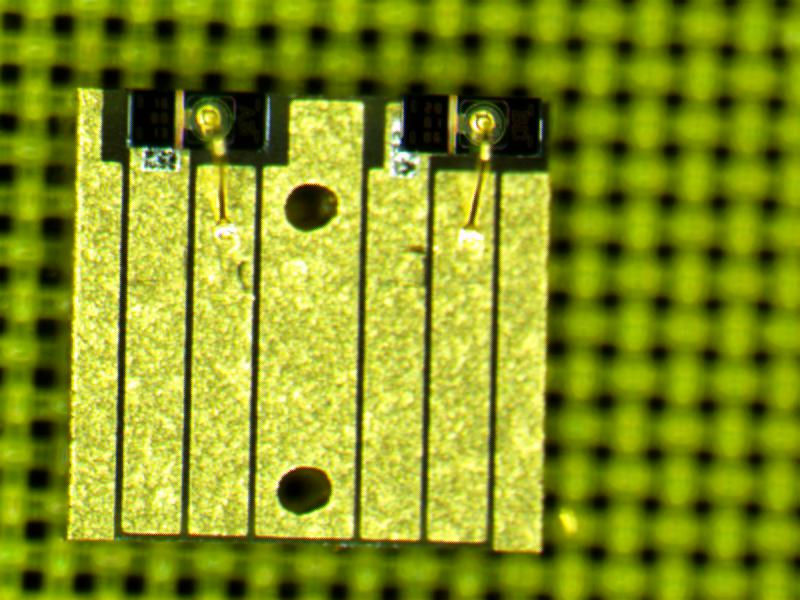
#> input picture TFPOETS/coc-0231 copy.jpg, 800 x 600 px
$ python object_locate.py
#> lines starting #> are read from the running program, lines starting #| are printed output that depends on the picture
import cv2
import numpy as np
from matplotlib import pyplot as plt

img = cv2.imread('coc-0231 copy.jpg')
#> img is the input picture: shape (600, 800, 3); mean B, G, R 29.7, 147.3, 133.1
img = cv2.cvtColor(img, cv2.COLOR_BGR2GRAY)
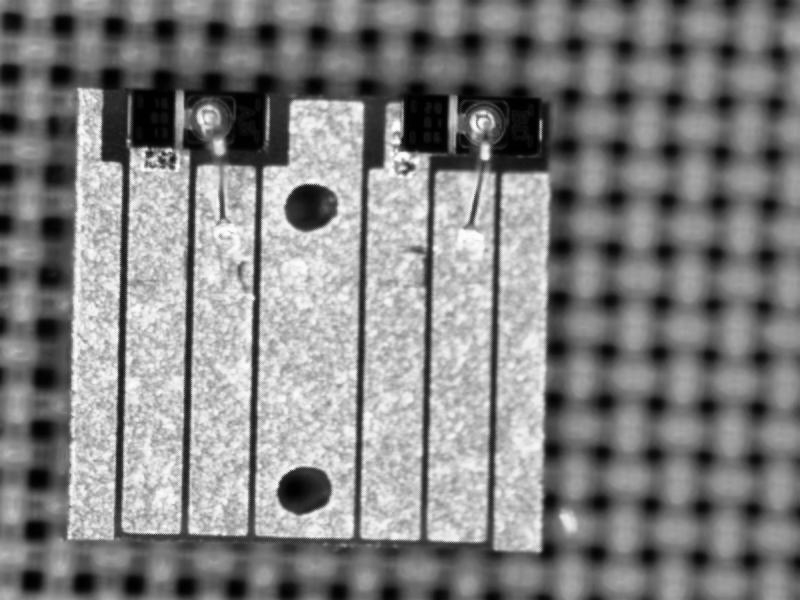
#> img: shape (600, 800); min 0, max 255, mean 129.6

img2 = img.copy()
template = cv2.imread('coc-0250.jpg')
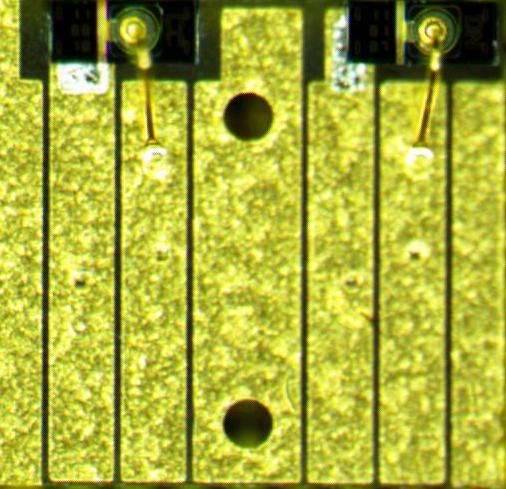
#> input picture TFPOETS/coc-0250.jpg, 506 x 489 px
#> template is the input picture: shape (489, 506, 3); mean B, G, R 57, 173.6, 168.6
template = cv2.cvtColor(template, cv2.COLOR_BGR2GRAY)
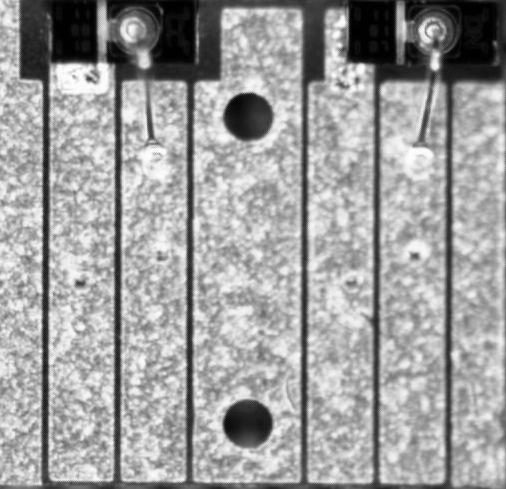
#> template: shape (489, 506); min 0, max 255, mean 158.8

w, h = template.shape[::-1]
#> w = 506; h = 489


# All the 6 methods for comparison in a list
# methods = ['cv2.TM_CCOEFF', 'cv2.TM_CCOEFF_NORMED', 'cv2.TM_CCORR',
#             'cv2.TM_CCORR_NORMED', 'cv2.TM_SQDIFF', 'cv2.TM_SQDIFF_NORMED']

methods = ['cv2.TM_CCOEFF']

for meth in methods:
    img = img2.copy()
    method = eval(meth)

    # Apply template Matching
    res = cv2.matchTemplate(img,template,method)
    min_val, max_val, min_loc, max_loc = cv2.minMaxLoc(res)
    # If the method is TM_SQDIFF or TM_SQDIFF_NORMED, take minimum
    if method in [cv2.TM_SQDIFF, cv2.TM_SQDIFF_NORMED]:
        top_left = min_loc
    else:
        top_left = max_loc
    bottom_right = (top_left[0] + w, top_left[1] + h)

    # cv2.rectangle(img,top_left, bottom_right, 255, 2)
    cv2.rectangle(img, top_left, bottom_right, 255, 2, 0, 0)
    # print('top left: ', top_left, 'bottom right: ', bottom_right)
    location = top_left[0], top_left[1], w, h
    print(location)
    plt.subplot(121),plt.imshow(res,cmap = 'gray')
    plt.title('Matching Result'), plt.xticks([]), plt.yticks([])
    plt.subplot(122),plt.imshow(img,cmap = 'gray')
    plt.title('Detected Point'), plt.xticks([]), plt.yticks([])
    plt.suptitle(meth)

    plt.show()
#> this loop made 1 pass
#> (min_val, max_val, min_loc, bottom_right, location) on pass 1: (24243762, 477579104, (272, 111), (577, 574), (71, 85, 506, 489))
#| (71, 85, 506, 489)
#> pass 1, `res = cv2.matchTemplate(img,template,method)`:
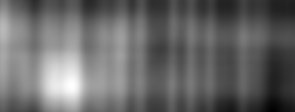
#> res: shape (112, 295) float32; min 24243762, max 477579104, mean 210313696; drawn with min black and max white
#> pass 1, `plt.show()`:
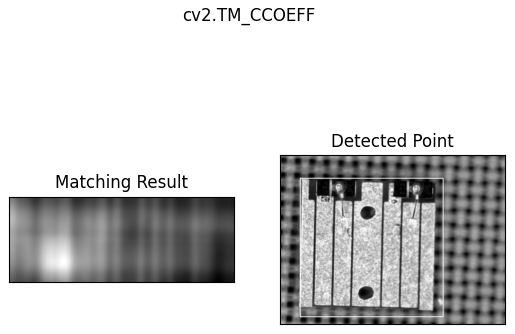
#> figure drawn by matplotlib, 2 panels

# [15 lines of commented-out code are left out]
